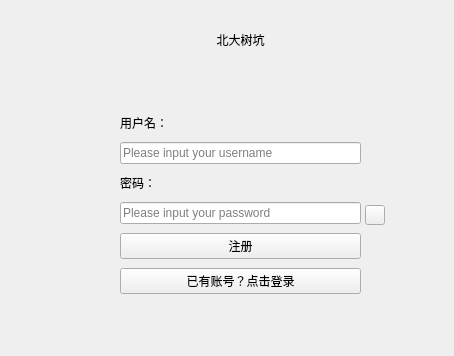
<?xml version="1.0" encoding="UTF-8"?>
<ui version="4.0">
 <class>SignUp</class>
 <widget class="QWidget" name="SignUp">
  <property name="geometry">
   <rect>
    <x>0</x>
    <y>0</y>
    <width>454</width>
    <height>356</height>
   </rect>
  </property>
  <property name="windowTitle">
   <string>Form</string>
  </property>
  <widget class="QLabel" name="nameLabel">
   <property name="geometry">
    <rect>
     <x>210</x>
     <y>30</y>
     <width>61</width>
     <height>20</height>
    </rect>
   </property>
   <property name="text">
    <string>北大树坑</string>
   </property>
   <property name="alignment">
    <set>Qt::AlignmentFlag::AlignCenter</set>
   </property>
  </widget>
  <widget class="QWidget" name="layoutWidget">
   <property name="geometry">
    <rect>
     <x>120</x>
     <y>110</y>
     <width>241</width>
     <height>190</height>
    </rect>
   </property>
   <layout class="QVBoxLayout" name="verticalLayout">
    <item>
     <widget class="QLabel" name="usernameLabel">
      <property name="sizePolicy">
       <sizepolicy hsizetype="Ignored" vsizetype="Fixed">
        <horstretch>0</horstretch>
        <verstretch>0</verstretch>
       </sizepolicy>
      </property>
      <property name="maximumSize">
       <size>
        <width>100</width>
        <height>20</height>
       </size>
      </property>
      <property name="text">
       <string>用户名：</string>
      </property>
     </widget>
    </item>
    <item>
     <widget class="QLineEdit" name="usernameLineEdit">
      <property name="placeholderText">
       <string>Please input your username</string>
      </property>
     </widget>
    </item>
    <item>
     <widget class="QLabel" name="passwordLabel">
      <property name="sizePolicy">
       <sizepolicy hsizetype="Preferred" vsizetype="Fixed">
        <horstretch>0</horstretch>
        <verstretch>0</verstretch>
       </sizepolicy>
      </property>
      <property name="maximumSize">
       <size>
        <width>100</width>
        <height>20</height>
       </size>
      </property>
      <property name="text">
       <string>密码：</string>
      </property>
     </widget>
    </item>
    <item>
     <widget class="QLineEdit" name="passwordLineEdit">
      <property name="echoMode">
       <enum>QLineEdit::EchoMode::Password</enum>
      </property>
      <property name="placeholderText">
       <string>Please input your password</string>
      </property>
     </widget>
    </item>
    <item>
     <widget class="QPushButton" name="signUpButton">
      <property name="text">
       <string>注册</string>
      </property>
     </widget>
    </item>
    <item>
     <widget class="QPushButton" name="loginButton">
      <property name="text">
       <string>已有账号？点击登录</string>
      </property>
     </widget>
    </item>
   </layout>
  </widget>
  <widget class="QPushButton" name="availableButton">
   <property name="geometry">
    <rect>
     <x>365</x>
     <y>205</y>
     <width>20</width>
     <height>20</height>
    </rect>
   </property>
   <property name="text">
    <string/>
   </property>
  </widget>
 </widget>
 <resources/>
 <connections/>
</ui>
